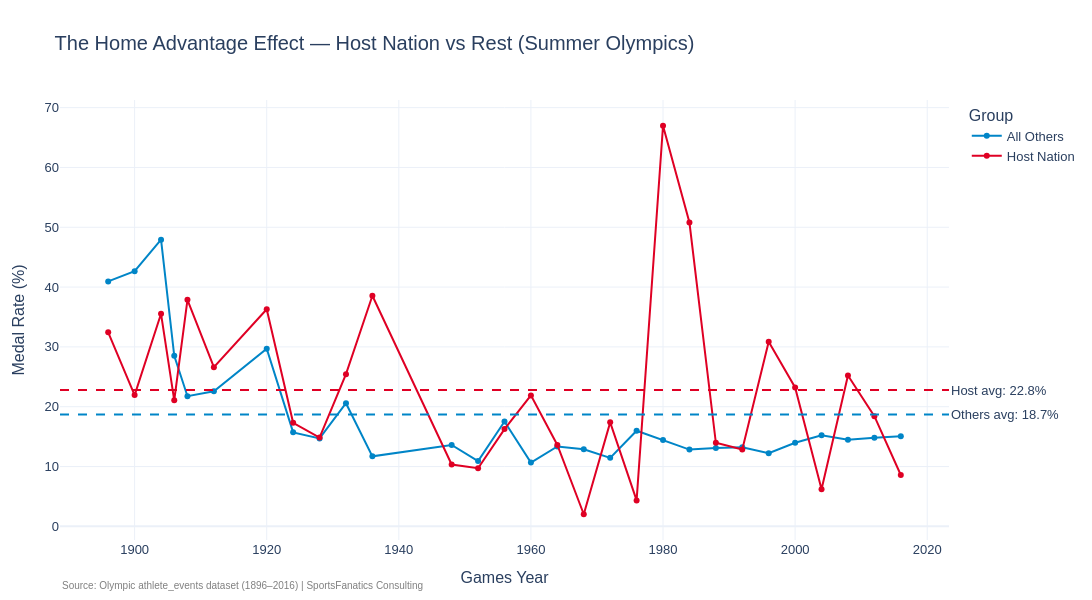

Source (notebook cell):
### Markdown cell above
## HERO CHART 3 — Home Advantage: The Host Nation Effect

### Code cell
home_adv['Group'] = home_adv['Is_Host'].map({1: 'Host Nation', 0: 'All Others'})

# Summary stats for callout boxes
host_avg   = home_adv[home_adv['Is_Host']==1]['Medal_Rate'].mean()
others_avg = home_adv[home_adv['Is_Host']==0]['Medal_Rate'].mean()

fig = px.line(
    home_adv, x='Year', y='Medal_Rate', color='Group',
    markers=True,
    color_discrete_map={'Host Nation': OLY['red'], 'All Others': OLY['blue']},
    labels={'Medal_Rate': 'Medal Rate (%)', 'Year': 'Games Year'},
    title='The Home Advantage Effect — Host Nation vs Rest (Summer Olympics)',
    width=1200, height=600, template='plotly_white'
)

# Average lines
fig.add_hline(y=host_avg,   line_dash='dash', line_color=OLY['red'],
              annotation_text=f'Host avg: {host_avg:.1f}%',
              annotation_position='right')
fig.add_hline(y=others_avg, line_dash='dash', line_color=OLY['blue'],
              annotation_text=f'Others avg: {others_avg:.1f}%',
              annotation_position='right')

fig.add_annotation(
    text=SOURCE_NOTE, xref='paper', yref='paper',
    x=0, y=-0.12, showarrow=False, font=dict(size=10, color='gray')
)
fig.update_layout(**PLOTLY_LAYOUT)
fig.write_html(OUT_FIGS / 'HERO_03_homeAdvantage.html')
fig.show()
logger.info('HERO 3 saved.')

### Figure 1 — Plotly figure (JSON) as saved in the notebook; plotly's stock layout.template omitted (floating-point values rounded to 4 significant figures)
{"data": [{"hovertemplate": "Group=All Others<br>Games Year=%{x}<br>Medal Rate (%)=%{y}<extra></extra>", "legendgroup": "All Others", "line": {"color": "#0085C7", "dash": "solid"}, "marker": {"symbol": "circle"}, "mode": "lines+markers", "name": "All Others", "orientation": "v", "showlegend": true, "type": "scatter", "x": [1896, 1900, 1904, 1906, 1908, 1912, 1920, 1924, 1928, 1932, 1936, 1948, 1952, 1956, 1960, 1964, 1968, 1972, 1976, 1980, 1984, 1988, 1992, 1996, 2000, 2004, 2008, 2012, 2016], "xaxis": "x", "y": [40.95, 42.66, 47.92, 28.5, 21.75, 22.58, 29.68, 15.71, 14.69, 20.58, 11.7, 13.6, 10.91, 17.52, 10.66, 13.35, 12.87, 11.45, 15.99, 14.42, 12.83, 13.1, 13.21, 12.23, 13.97, 15.22, 14.48, 14.83, 15.06], "yaxis": "y"}, {"hovertemplate": "Group=Host Nation<br>Games Year=%{x}<br>Medal Rate (%)=%{y}<extra></extra>", "legendgroup": "Host Nation", "line": {"color": "#DF0024", "dash": "solid"}, "marker": {"symbol": "circle"}, "mode": "lines+markers", "name": "Host Nation", "orientation": "v", "showlegend": true, "type": "scatter", "x": [1896, 1900, 1904, 1906, 1908, 1912, 1920, 1924, 1928, 1932, 1936, 1948, 1952, 1956, 1960, 1964, 1968, 1972, 1976, 1980, 1984, 1988, 1992, 1996, 2000, 2004, 2008, 2012, 2016], "xaxis": "x", "y": [32.43, 21.94, 35.53, 21.07, 37.86, 26.61, 36.29, 17.3, 14.84, 25.44, 38.55, 10.34, 9.71, 16.26, 21.89, 13.6, 2.02, 17.38, 4.33, 66.97, 50.79, 13.97, 12.85, 30.87, 23.22, 6.21, 25.21, 18.42, 8.58], "yaxis": "y"}], "layout": {"annotations": [{"showarrow": false, "text": "Host avg: 22.8%", "x": 1, "xanchor": "left", "xref": "x domain", "y": 22.78, "yanchor": "middle", "yref": "y"}, {"showarrow": false, "text": "Others avg: 18.7%", "x": 1, "xanchor": "left", "xref": "x domain", "y": 18.7, "yanchor": "middle", "yref": "y"}, {"font": {"color": "gray", "size": 10}, "showarrow": false, "text": "Source: Olympic athlete_events dataset (1896–2016) | SportsFanatics Consulting", "x": 0, "xref": "paper", "y": -0.12, "yref": "paper"}], "font": {"family": "Arial", "size": 13}, "height": 600, "legend": {"title": {"text": "Group"}, "tracegroupgap": 0}, "margin": {"b": 60, "l": 60, "r": 60, "t": 100}, "shapes": [{"line": {"color": "#DF0024", "dash": "dash"}, "type": "line", "x0": 0, "x1": 1, "xref": "x domain", "y0": 22.78, "y1": 22.78, "yref": "y"}, {"line": {"color": "#0085C7", "dash": "dash"}, "type": "line", "x0": 0, "x1": 1, "xref": "x domain", "y0": 18.7, "y1": 18.7, "yref": "y"}], "title": {"font": {"size": 20}, "text": "The Home Advantage Effect — Host Nation vs Rest (Summer Olympics)"}, "width": 1200, "xaxis": {"anchor": "y", "domain": [0.0, 1.0], "title": {"text": "Games Year"}}, "yaxis": {"anchor": "x", "domain": [0.0, 1.0], "title": {"text": "Medal Rate (%)"}}}}
